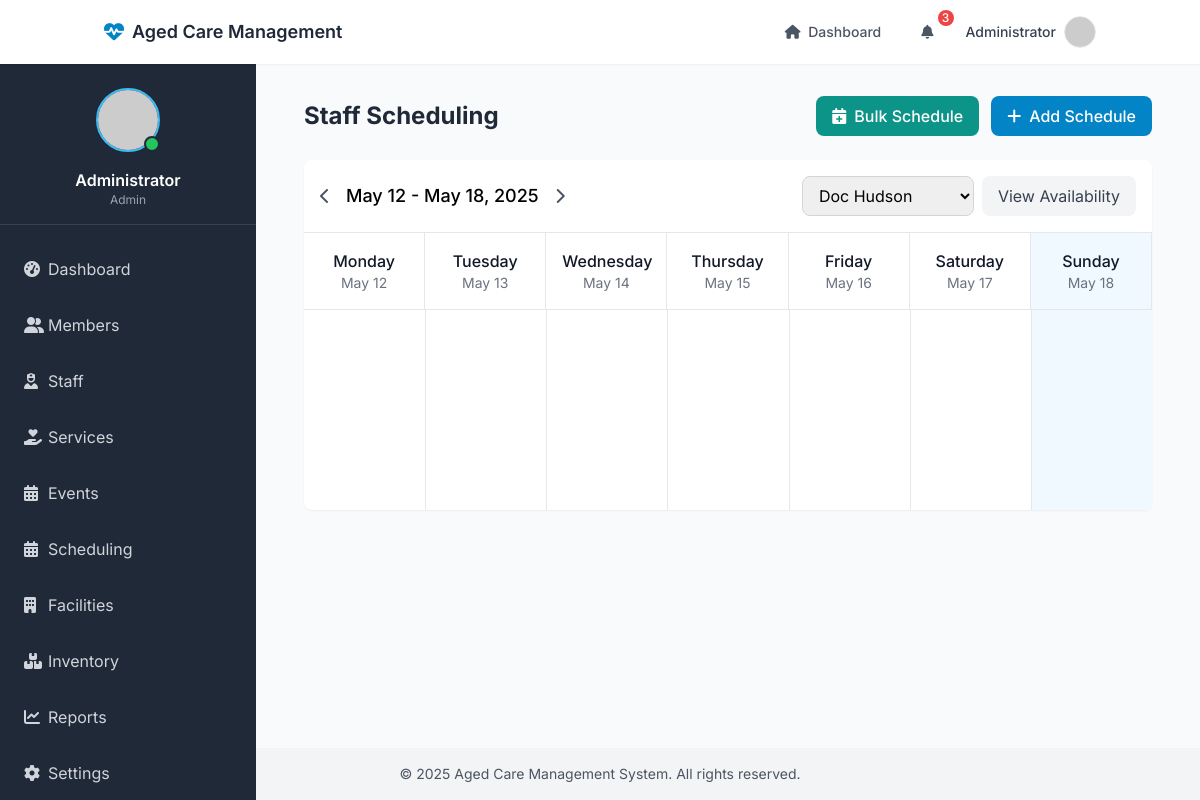
Page /scheduling/?staff_id=1 (signed in) on the committed database.
### models/user.py (models this page shows, shortened)
class User(UserMixin, db.Model):
    __tablename__ = 'users'
    id = db.Column(db.Integer, primary_key=True)
    name = db.Column(db.String(100), nullable=False)
    email = db.Column(db.String(100), unique=True, nullable=False)
    password_hash = db.Column(db.String(200), nullable=False)
    role = db.Column(db.String(20), default='staff')  # admin, staff, family
    is_active = db.Column(db.Boolean, default=True)
    created_at = db.Column(db.DateTime, default=datetime.utcnow)
    last_login = db.Column(db.DateTime)
    @property
    def password(self):
        raise AttributeError('password is not a readable attribute')

### routes/scheduling.py (the view)
@scheduling_routes.route('/')
@login_required
def index():
    start_date = request.args.get('start_date')
    if start_date:
        start_date = datetime.strptime(start_date, '%Y-%m-%d').date()
    else:
        today = datetime.now().date()
        start_date = today - timedelta(days=today.weekday())  # Monday of current week
    end_date = start_date + timedelta(days=6)  # Show a week at a time
    schedules = Schedule.query.filter(
        Schedule.start_time >= datetime.combine(start_date, datetime.min.time()),
        Schedule.end_time <= datetime.combine(end_date, datetime.max.time())
    ).order_by(Schedule.start_time).all()
    staff_members = Staff.query.filter_by(is_active=True).all()
    staff_id = request.args.get('staff_id')
    if staff_id:
        schedules = [s for s in schedules if str(s.staff_id) == staff_id]
    return render_template('scheduling/index.html',
                          schedules=schedules,
                          staff_members=staff_members,
                          start_date=start_date,
                          end_date=end_date,
                          selected_staff_id=staff_id,
                          timedelta=timedelta,
                          Staff=Staff)

### models/staff.py (called while the page is built)
    @property
    def full_name(self):
        return f"{self.first_name} {self.last_name}"

### templates/scheduling/index.html (shortened to what this page needs)
{% extends "base.html" %}
{% block content %}
<div class="container mx-auto px-4">
    <div class="flex justify-between items-center mb-6">
        <h1 class="text-2xl font-bold text-gray-800">Staff Scheduling</h1>
        <div class="flex space-x-3">
            <a href="{{ url_for('scheduling.bulk_create') }}"
               class="bg-secondary-600 hover:bg-secondary-700 text-white font-medium py-2 px-4 rounded-lg inline-flex items-center">
                <i class="fas fa-calendar-plus mr-2"></i>
                Bulk Schedule
            </a>
            <a href="{{ url_for('scheduling.create') }}"
               class="bg-primary-600 hover:bg-primary-700 text-white font-medium py-2 px-4 rounded-lg inline-flex items-center">
                <i class="fas fa-plus mr-2"></i>
                Add Schedule
            </a>
        </div>
    </div>
    <div class="bg-white rounded-lg shadow-sm overflow-hidden">
        <div class="p-4 border-b border-gray-200">
            <div class="flex flex-col md:flex-row md:items-center md:justify-between gap-4">
                <div class="flex items-center space-x-4">
                    <button onclick="previousWeek()"
                            class="text-gray-600 hover:text-gray-800">
                        <i class="fas fa-chevron-left"></i>
                    </button>
                    <h2 class="text-lg font-medium">
                        {{ start_date.strftime('%B %d') }} - {{ end_date.strftime('%B %d, %Y') }}
                    </h2>
                    <button onclick="nextWeek()"
                            class="text-gray-600 hover:text-gray-800">
                        <i class="fas fa-chevron-right"></i>
                    </button>
                </div>
                <div class="flex gap-2">
                    <select id="staff_filter" name="staff_id" onchange="filterSchedules()"
                            class="border border-gray-300 rounded-lg px-3 py-2 focus:outline-none focus:ring-2 focus:ring-primary-500 focus:border-primary-500">
                        {% for staff in staff_members %}
                            <option value="{{ staff.id }}" {% if selected_staff_id == staff.id|string %}selected{% endif %}>
                                {{ staff.full_name }}
                            </option>
                        {% endfor %}
                    </select>
                    <a href="{{ url_for('scheduling.staff_availability') }}"
                       class="bg-gray-100 text-gray-700 px-4 py-2 rounded-lg hover:bg-gray-200">
                        View Availability
                    </a>
                </div>
            </div>
        </div>
        <div class="overflow-x-auto">
            <div class="min-w-full grid grid-cols-7 border-b border-gray-200">
                {% set days = ['Monday', 'Tuesday', 'Wednesday', 'Thursday', 'Friday', 'Saturday', 'Sunday'] %}
                {% for day in days %}
                    {% set current_date = start_date + timedelta(days=loop.index0) %}
                    <div class="p-4 text-center border-r border-gray-200 {% if current_date == now.date() %}bg-primary-50{% endif %}">
                        <p class="font-medium text-gray-900">{{ day }}</p>
                        <p class="text-sm text-gray-500">{{ current_date.strftime('%b %d') }}</p>
                    </div>
                {% endfor %}
            </div>
            <div class="grid grid-cols-7 divide-x divide-gray-200">
                {% for day in range(7) %}
                    {% set current_date = start_date + timedelta(days=day) %}
                    <div class="min-h-[200px] p-4 {% if current_date == now.date() %}bg-primary-50{% endif %}">
                    </div>
                {% endfor %}
            </div>
        </div>
    </div>
</div>
{% endblock %}

### templates/includes/navbar.html (shortened to what this page needs)
<nav class="bg-white shadow-sm">
    <div class="container mx-auto px-4">
        <div class="flex justify-between h-16">
            <div class="flex items-center">
                <a href="{{ url_for('dashboard.index') }}" class="flex items-center">
                    <i class="fas fa-heart-pulse text-xl text-primary-600 mr-2"></i>
                    <span class="text-gray-800 font-semibold text-lg">Aged Care Management</span>
                </a>
            </div>
            <div class="flex items-center">
                <div class="hidden md:flex items-center space-x-4">
                    <a href="{{ url_for('dashboard.index') }}" class="text-gray-600 hover:text-primary-600 px-3 py-2 rounded-md text-sm font-medium">
                        <i class="fas fa-home mr-1"></i> Dashboard
                    </a>
                    <div class="relative" x-data="{ open: false }">
                        <button @click="open = !open" class="text-gray-600 hover:text-primary-600 px-3 py-2 rounded-md text-sm font-medium focus:outline-none">
                            <i class="fas fa-bell mr-1"></i>
                            <span class="absolute -top-1 -right-1 bg-red-500 text-white text-xs w-4 h-4 rounded-full flex items-center justify-center">3</span>
                        </button>
                    </div>
                </div>
                <div class="ml-4 relative" x-data="{ open: false }">
                    <div>
                        <button @click="open = !open" class="flex items-center text-sm font-medium text-gray-700 hover:text-primary-600 focus:outline-none focus:ring-2 focus:ring-offset-2 focus:ring-primary-500" id="user-menu" aria-haspopup="true">
                            <span class="mr-2">{{ current_user.name }}</span>
                            <img class="h-8 w-8 rounded-full border border-gray-200" src="https://ui-avatars.com/api/?name={{ current_user.name }}&background=random" alt="User avatar">
                        </button>
                    </div>
                </div>
            </div>
        </div>
    </div>
</nav>

### templates/includes/sidebar.html (shortened to what this page needs)
<div id="sidebar" class="hidden md:flex flex-col w-64 bg-gray-800 text-white h-full overflow-hidden">
    <div class="p-4 border-b border-gray-700">
        <div class="flex items-center justify-center py-2">
            <div class="relative">
                <img class="h-16 w-16 rounded-full border-2 border-primary-400" src="https://ui-avatars.com/api/?name={{ current_user.name }}&background=0D8ABC&color=fff" alt="User avatar">
                <span class="absolute bottom-0 right-0 h-4 w-4 bg-green-500 rounded-full border-2 border-gray-800"></span>
            </div>
        </div>
        <div class="text-center mt-2">
            <h2 class="font-semibold">{{ current_user.name }}</h2>
            <p class="text-xs text-gray-400">{{ current_user.role|capitalize }}</p>
        </div>
    </div>
    <div class="py-4 flex-1">
        <ul>
            <li class="px-4 py-2">
                <a href="{{ url_for('dashboard.index') }}" class="flex items-center text-gray-300 hover:text-white hover:bg-gray-700 px-2 py-2 rounded-md transition duration-150">
                    <i class="fas fa-tachometer-alt w-6"></i>
                    <span>Dashboard</span>
                </a>
            </li>
            <li class="px-4 py-2">
                <a href="{{ url_for('members.index') }}" class="flex items-center text-gray-300 hover:text-white hover:bg-gray-700 px-2 py-2 rounded-md transition duration-150">
                    <i class="fas fa-user-group w-6"></i>
                    <span>Members</span>
                </a>
            </li>
            <li class="px-4 py-2">
                <a href="{{ url_for('staff.index') }}" class="flex items-center text-gray-300 hover:text-white hover:bg-gray-700 px-2 py-2 rounded-md transition duration-150">
                    <i class="fas fa-user-nurse w-6"></i>
                    <span>Staff</span>
                </a>
            </li>
            <li class="px-4 py-2">
                <a href="{{ url_for('services.index') }}" class="flex items-center text-gray-300 hover:text-white hover:bg-gray-700 px-2 py-2 rounded-md transition duration-150">
                    <i class="fas fa-hand-holding-heart w-6"></i>
                    <span>Services</span>
                </a>
            </li>
            <li class="px-4 py-2">
                <a href="{{ url_for('events.index') }}" class="flex items-center text-gray-300 hover:text-white hover:bg-gray-700 px-2 py-2 rounded-md transition duration-150">
                    <i class="fas fa-calendar-days w-6"></i>
                    <span>Events</span>
                </a>
            </li>
            <li class="px-4 py-2">
                <a href="{{ url_for('scheduling.index') }}" class="flex items-center text-gray-300 hover:text-white hover:bg-gray-700 px-2 py-2 rounded-md transition duration-150">
                    <i class="fas fa-calendar-alt w-6"></i>
                    <span>Scheduling</span>
                </a>
            </li>
            <li class="px-4 py-2">
                <a href="{{ url_for('facilities.index') }}" class="flex items-center text-gray-300 hover:text-white hover:bg-gray-700 px-2 py-2 rounded-md transition duration-150">
                    <i class="fas fa-building w-6"></i>
                    <span>Facilities</span>
                </a>
            </li>
            <li class="px-4 py-2">
                <a href="{{ url_for('inventory.index') }}" class="flex items-center text-gray-300 hover:text-white hover:bg-gray-700 px-2 py-2 rounded-md transition duration-150">
                    <i class="fas fa-boxes-stacked w-6"></i>
                    <span>Inventory</span>
                </a>
            </li>
            {% if current_user.role == 'admin' %}
            <li class="px-4 py-2">
                <a href="#" class="flex items-center text-gray-300 hover:text-white hover:bg-gray-700 px-2 py-2 rounded-md transition duration-150">
                    <i class="fas fa-chart-line w-6"></i>
                    <span>Reports</span>
                </a>
            </li>
            <li class="px-4 py-2">
                <a href="#" class="flex items-center text-gray-300 hover:text-white hover:bg-gray-700 px-2 py-2 rounded-md transition duration-150">
                    <i class="fas fa-cog w-6"></i>
                    <span>Settings</span>
                </a>
            </li>
            {% endif %}
        </ul>
    </div>
</div>

### templates/base.html (style rules this page uses)
html { scroll-behavior: smooth; }

### rows in the picture
User: name "Administrator", role "Admin", is_active True (drawn)

### other values in the picture
{{ start_date.strftime('%B %d') }} "May 12"
{{ end_date.strftime('%B %d, %Y') }} "May 18, 2025"
{{ day }} "Monday" "Tuesday" "Wednesday" "Thursday" "Friday" "Saturday" "Sunday"
{{ current_date.strftime('%b %d') }} "May 12" "May 13" "May 14" "May 15" "May 16" "May 17" "May 18"
form field staff_id "Doc Hudson"
